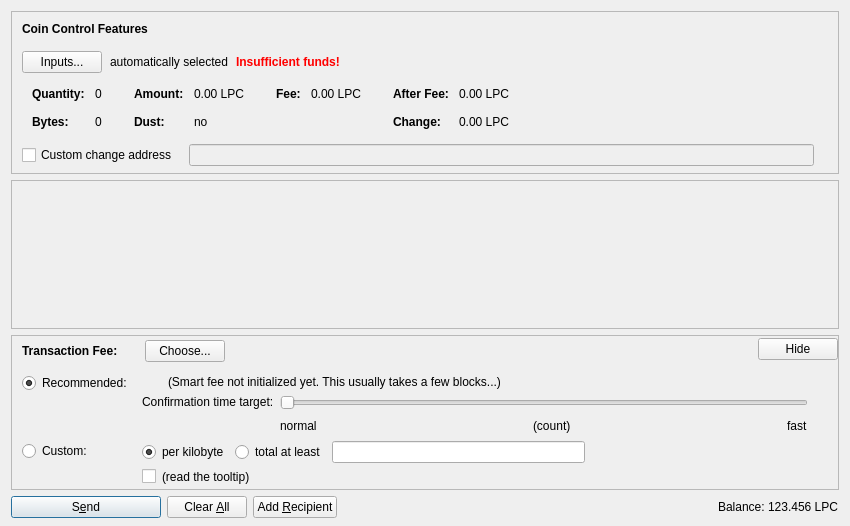
<?xml version="1.0" encoding="UTF-8"?>
<ui version="4.0">
 <class>SendCoinsDialog</class>
 <widget class="QDialog" name="SendCoinsDialog">
  <property name="geometry">
   <rect>
    <x>0</x>
    <y>0</y>
    <width>850</width>
    <height>526</height>
   </rect>
  </property>
  <property name="windowTitle">
   <string>Send Coins</string>
  </property>
  <layout class="QVBoxLayout" name="verticalLayout" stretch="0,1,0,0">
   <property name="bottomMargin">
    <number>8</number>
   </property>
   <item>
    <widget class="QFrame" name="frameCoinControl">
     <property name="sizePolicy">
      <sizepolicy hsizetype="Expanding" vsizetype="Expanding">
       <horstretch>0</horstretch>
       <verstretch>0</verstretch>
      </sizepolicy>
     </property>
     <property name="maximumSize">
      <size>
       <width>16777215</width>
       <height>16777215</height>
      </size>
     </property>
     <property name="frameShape">
      <enum>QFrame::StyledPanel</enum>
     </property>
     <property name="frameShadow">
      <enum>QFrame::Sunken</enum>
     </property>
     <layout class="QVBoxLayout" name="verticalLayoutCoinControl2">
      <property name="spacing">
       <number>0</number>
      </property>
      <property name="leftMargin">
       <number>0</number>
      </property>
      <property name="topMargin">
       <number>0</number>
      </property>
      <property name="rightMargin">
       <number>0</number>
      </property>
      <property name="bottomMargin">
       <number>6</number>
      </property>
      <item>
       <layout class="QVBoxLayout" name="verticalLayoutCoinControl" stretch="0,0,0,0,1">
        <property name="spacing">
         <number>0</number>
        </property>
        <property name="leftMargin">
         <number>10</number>
        </property>
        <property name="topMargin">
         <number>10</number>
        </property>
        <item>
         <layout class="QHBoxLayout" name="horizontalLayoutCoinControl1">
          <property name="bottomMargin">
           <number>15</number>
          </property>
          <item>
           <widget class="QLabel" name="labelCoinControlFeatures">
            <property name="sizePolicy">
             <sizepolicy hsizetype="Preferred" vsizetype="Maximum">
              <horstretch>0</horstretch>
              <verstretch>0</verstretch>
             </sizepolicy>
            </property>
            <property name="font">
             <font>
              <weight>75</weight>
              <bold>true</bold>
             </font>
            </property>
            <property name="styleSheet">
             <string notr="true">font-weight:bold;</string>
            </property>
            <property name="text">
             <string>Coin Control Features</string>
            </property>
           </widget>
          </item>
         </layout>
        </item>
        <item>
         <layout class="QHBoxLayout" name="horizontalLayoutCoinControl2" stretch="0,0,0,0">
          <property name="spacing">
           <number>8</number>
          </property>
          <property name="bottomMargin">
           <number>10</number>
          </property>
          <item>
           <widget class="QPushButton" name="pushButtonCoinControl">
            <property name="styleSheet">
             <string notr="true"/>
            </property>
            <property name="text">
             <string>Inputs...</string>
            </property>
            <property name="autoDefault">
             <bool>false</bool>
            </property>
           </widget>
          </item>
          <item>
           <widget class="QLabel" name="labelCoinControlAutomaticallySelected">
            <property name="text">
             <string>automatically selected</string>
            </property>
            <property name="margin">
             <number>5</number>
            </property>
           </widget>
          </item>
          <item>
           <widget class="QLabel" name="labelCoinControlInsuffFunds">
            <property name="font">
             <font>
              <weight>75</weight>
              <bold>true</bold>
             </font>
            </property>
            <property name="styleSheet">
             <string notr="true">color:red;font-weight:bold;</string>
            </property>
            <property name="text">
             <string>Insufficient funds!</string>
            </property>
            <property name="margin">
             <number>5</number>
            </property>
           </widget>
          </item>
          <item>
           <spacer name="horizontalSpacerCoinControl">
            <property name="orientation">
             <enum>Qt::Horizontal</enum>
            </property>
            <property name="sizeHint" stdset="0">
             <size>
              <width>40</width>
              <height>1</height>
             </size>
            </property>
           </spacer>
          </item>
         </layout>
        </item>
        <item>
         <widget class="QWidget" name="widgetCoinControl" native="true">
          <property name="sizePolicy">
           <sizepolicy hsizetype="Preferred" vsizetype="Preferred">
            <horstretch>0</horstretch>
            <verstretch>0</verstretch>
           </sizepolicy>
          </property>
          <property name="minimumSize">
           <size>
            <width>0</width>
            <height>0</height>
           </size>
          </property>
          <property name="styleSheet">
           <string notr="true"/>
          </property>
          <layout class="QHBoxLayout" name="horizontalLayoutCoinControl5">
           <property name="leftMargin">
            <number>0</number>
           </property>
           <property name="topMargin">
            <number>0</number>
           </property>
           <property name="rightMargin">
            <number>0</number>
           </property>
           <property name="bottomMargin">
            <number>0</number>
           </property>
           <item>
            <layout class="QHBoxLayout" name="horizontalLayoutCoinControl3" stretch="0,0,0,1">
             <property name="spacing">
              <number>20</number>
             </property>
             <property name="topMargin">
              <number>0</number>
             </property>
             <property name="bottomMargin">
              <number>10</number>
             </property>
             <item>
              <layout class="QFormLayout" name="formLayoutCoinControl1">
               <property name="horizontalSpacing">
                <number>10</number>
               </property>
               <property name="verticalSpacing">
                <number>14</number>
               </property>
               <property name="leftMargin">
                <number>10</number>
               </property>
               <property name="topMargin">
                <number>4</number>
               </property>
               <property name="rightMargin">
                <number>6</number>
               </property>
               <item row="0" column="0">
                <widget class="QLabel" name="labelCoinControlQuantityText">
                 <property name="font">
                  <font>
                   <weight>75</weight>
                   <bold>true</bold>
                  </font>
                 </property>
                 <property name="text">
                  <string>Quantity:</string>
                 </property>
                 <property name="margin">
                  <number>0</number>
                 </property>
                </widget>
               </item>
               <item row="0" column="1">
                <widget class="QLabel" name="labelCoinControlQuantity">
                 <property name="cursor">
                  <cursorShape>IBeamCursor</cursorShape>
                 </property>
                 <property name="contextMenuPolicy">
                  <enum>Qt::ActionsContextMenu</enum>
                 </property>
                 <property name="text">
                  <string notr="true">0</string>
                 </property>
                 <property name="margin">
                  <number>0</number>
                 </property>
                 <property name="textInteractionFlags">
                  <set>Qt::LinksAccessibleByMouse|Qt::TextSelectableByKeyboard|Qt::TextSelectableByMouse</set>
                 </property>
                </widget>
               </item>
               <item row="1" column="0">
                <widget class="QLabel" name="labelCoinControlBytesText">
                 <property name="font">
                  <font>
                   <weight>75</weight>
                   <bold>true</bold>
                  </font>
                 </property>
                 <property name="text">
                  <string>Bytes:</string>
                 </property>
                </widget>
               </item>
               <item row="1" column="1">
                <widget class="QLabel" name="labelCoinControlBytes">
                 <property name="cursor">
                  <cursorShape>IBeamCursor</cursorShape>
                 </property>
                 <property name="contextMenuPolicy">
                  <enum>Qt::ActionsContextMenu</enum>
                 </property>
                 <property name="text">
                  <string notr="true">0</string>
                 </property>
                 <property name="textInteractionFlags">
                  <set>Qt::LinksAccessibleByMouse|Qt::TextSelectableByKeyboard|Qt::TextSelectableByMouse</set>
                 </property>
                </widget>
               </item>
              </layout>
             </item>
             <item>
              <layout class="QFormLayout" name="formLayoutCoinControl2">
               <property name="horizontalSpacing">
                <number>10</number>
               </property>
               <property name="verticalSpacing">
                <number>14</number>
               </property>
               <property name="leftMargin">
                <number>6</number>
               </property>
               <property name="topMargin">
                <number>4</number>
               </property>
               <property name="rightMargin">
                <number>6</number>
               </property>
               <item row="0" column="0">
                <widget class="QLabel" name="labelCoinControlAmountText">
                 <property name="font">
                  <font>
                   <weight>75</weight>
                   <bold>true</bold>
                  </font>
                 </property>
                 <property name="text">
                  <string>Amount:</string>
                 </property>
                 <property name="margin">
                  <number>0</number>
                 </property>
                </widget>
               </item>
               <item row="0" column="1">
                <widget class="QLabel" name="labelCoinControlAmount">
                 <property name="cursor">
                  <cursorShape>IBeamCursor</cursorShape>
                 </property>
                 <property name="contextMenuPolicy">
                  <enum>Qt::ActionsContextMenu</enum>
                 </property>
                 <property name="text">
                  <string notr="true">0.00 LPC</string>
                 </property>
                 <property name="textInteractionFlags">
                  <set>Qt::LinksAccessibleByMouse|Qt::TextSelectableByKeyboard|Qt::TextSelectableByMouse</set>
                 </property>
                </widget>
               </item>
               <item row="1" column="0">
                <widget class="QLabel" name="labelCoinControlLowOutputText">
                 <property name="font">
                  <font>
                   <weight>75</weight>
                   <bold>true</bold>
                  </font>
                 </property>
                 <property name="text">
                  <string>Dust:</string>
                 </property>
                </widget>
               </item>
               <item row="1" column="1">
                <widget class="QLabel" name="labelCoinControlLowOutput">
                 <property name="cursor">
                  <cursorShape>IBeamCursor</cursorShape>
                 </property>
                 <property name="contextMenuPolicy">
                  <enum>Qt::ActionsContextMenu</enum>
                 </property>
                 <property name="text">
                  <string notr="true">no</string>
                 </property>
                 <property name="textInteractionFlags">
                  <set>Qt::LinksAccessibleByMouse|Qt::TextSelectableByKeyboard|Qt::TextSelectableByMouse</set>
                 </property>
                </widget>
               </item>
              </layout>
             </item>
             <item>
              <layout class="QFormLayout" name="formLayoutCoinControl3">
               <property name="horizontalSpacing">
                <number>10</number>
               </property>
               <property name="verticalSpacing">
                <number>14</number>
               </property>
               <property name="leftMargin">
                <number>6</number>
               </property>
               <property name="topMargin">
                <number>4</number>
               </property>
               <property name="rightMargin">
                <number>6</number>
               </property>
               <item row="0" column="0">
                <widget class="QLabel" name="labelCoinControlFeeText">
                 <property name="font">
                  <font>
                   <weight>75</weight>
                   <bold>true</bold>
                  </font>
                 </property>
                 <property name="text">
                  <string>Fee:</string>
                 </property>
                 <property name="margin">
                  <number>0</number>
                 </property>
                </widget>
               </item>
               <item row="0" column="1">
                <widget class="QLabel" name="labelCoinControlFee">
                 <property name="cursor">
                  <cursorShape>IBeamCursor</cursorShape>
                 </property>
                 <property name="contextMenuPolicy">
                  <enum>Qt::ActionsContextMenu</enum>
                 </property>
                 <property name="text">
                  <string notr="true">0.00 LPC</string>
                 </property>
                 <property name="textInteractionFlags">
                  <set>Qt::LinksAccessibleByMouse|Qt::TextSelectableByKeyboard|Qt::TextSelectableByMouse</set>
                 </property>
                </widget>
               </item>
              </layout>
             </item>
             <item>
              <layout class="QFormLayout" name="formLayoutCoinControl4">
               <property name="horizontalSpacing">
                <number>10</number>
               </property>
               <property name="verticalSpacing">
                <number>14</number>
               </property>
               <property name="leftMargin">
                <number>6</number>
               </property>
               <property name="topMargin">
                <number>4</number>
               </property>
               <property name="rightMargin">
                <number>6</number>
               </property>
               <item row="0" column="0">
                <widget class="QLabel" name="labelCoinControlAfterFeeText">
                 <property name="font">
                  <font>
                   <weight>75</weight>
                   <bold>true</bold>
                  </font>
                 </property>
                 <property name="text">
                  <string>After Fee:</string>
                 </property>
                 <property name="margin">
                  <number>0</number>
                 </property>
                </widget>
               </item>
               <item row="0" column="1">
                <widget class="QLabel" name="labelCoinControlAfterFee">
                 <property name="cursor">
                  <cursorShape>IBeamCursor</cursorShape>
                 </property>
                 <property name="contextMenuPolicy">
                  <enum>Qt::ActionsContextMenu</enum>
                 </property>
                 <property name="text">
                  <string notr="true">0.00 LPC</string>
                 </property>
                 <property name="textInteractionFlags">
                  <set>Qt::LinksAccessibleByMouse|Qt::TextSelectableByKeyboard|Qt::TextSelectableByMouse</set>
                 </property>
                </widget>
               </item>
               <item row="1" column="0">
                <widget class="QLabel" name="labelCoinControlChangeText">
                 <property name="font">
                  <font>
                   <weight>75</weight>
                   <bold>true</bold>
                  </font>
                 </property>
                 <property name="text">
                  <string>Change:</string>
                 </property>
                </widget>
               </item>
               <item row="1" column="1">
                <widget class="QLabel" name="labelCoinControlChange">
                 <property name="cursor">
                  <cursorShape>IBeamCursor</cursorShape>
                 </property>
                 <property name="contextMenuPolicy">
                  <enum>Qt::ActionsContextMenu</enum>
                 </property>
                 <property name="text">
                  <string notr="true">0.00 LPC</string>
                 </property>
                 <property name="textInteractionFlags">
                  <set>Qt::LinksAccessibleByMouse|Qt::TextSelectableByKeyboard|Qt::TextSelectableByMouse</set>
                 </property>
                </widget>
               </item>
              </layout>
             </item>
            </layout>
           </item>
          </layout>
         </widget>
        </item>
        <item>
         <layout class="QHBoxLayout" name="horizontalLayoutCoinControl4" stretch="0,0,0">
          <property name="spacing">
           <number>12</number>
          </property>
          <property name="sizeConstraint">
           <enum>QLayout::SetDefaultConstraint</enum>
          </property>
          <property name="topMargin">
           <number>5</number>
          </property>
          <property name="rightMargin">
           <number>5</number>
          </property>
          <item>
           <widget class="QCheckBox" name="checkBoxCoinControlChange">
            <property name="toolTip">
             <string>If this is activated, but the change address is empty or invalid, change will be sent to a newly generated address.</string>
            </property>
            <property name="text">
             <string>Custom change address</string>
            </property>
           </widget>
          </item>
          <item>
           <widget class="QValidatedLineEdit" name="lineEditCoinControlChange">
            <property name="enabled">
             <bool>false</bool>
            </property>
            <property name="sizePolicy">
             <sizepolicy hsizetype="Expanding" vsizetype="Fixed">
              <horstretch>0</horstretch>
              <verstretch>0</verstretch>
             </sizepolicy>
            </property>
           </widget>
          </item>
          <item>
           <widget class="QLabel" name="labelCoinControlChangeLabel">
            <property name="sizePolicy">
             <sizepolicy hsizetype="Preferred" vsizetype="Expanding">
              <horstretch>0</horstretch>
              <verstretch>0</verstretch>
             </sizepolicy>
            </property>
            <property name="minimumSize">
             <size>
              <width>0</width>
              <height>0</height>
             </size>
            </property>
            <property name="text">
             <string/>
            </property>
            <property name="margin">
             <number>3</number>
            </property>
           </widget>
          </item>
         </layout>
        </item>
        <item>
         <spacer name="verticalSpacerCoinControl">
          <property name="orientation">
           <enum>Qt::Vertical</enum>
          </property>
          <property name="sizeHint" stdset="0">
           <size>
            <width>800</width>
            <height>1</height>
           </size>
          </property>
         </spacer>
        </item>
       </layout>
      </item>
     </layout>
    </widget>
   </item>
   <item>
    <widget class="QScrollArea" name="scrollArea">
     <property name="widgetResizable">
      <bool>true</bool>
     </property>
     <widget class="QWidget" name="scrollAreaWidgetContents">
      <property name="geometry">
       <rect>
        <x>0</x>
        <y>0</y>
        <width>830</width>
        <height>104</height>
       </rect>
      </property>
      <layout class="QVBoxLayout" name="verticalLayout_2" stretch="0,1">
       <property name="leftMargin">
        <number>0</number>
       </property>
       <property name="topMargin">
        <number>0</number>
       </property>
       <property name="rightMargin">
        <number>0</number>
       </property>
       <property name="bottomMargin">
        <number>0</number>
       </property>
       <item>
        <layout class="QVBoxLayout" name="entries">
         <property name="spacing">
          <number>6</number>
         </property>
        </layout>
       </item>
       <item>
        <spacer name="verticalSpacer">
         <property name="orientation">
          <enum>Qt::Vertical</enum>
         </property>
         <property name="sizeHint" stdset="0">
          <size>
           <width>20</width>
           <height>40</height>
          </size>
         </property>
        </spacer>
       </item>
      </layout>
     </widget>
    </widget>
   </item>
   <item>
    <widget class="QFrame" name="frameFee">
     <property name="sizePolicy">
      <sizepolicy hsizetype="Expanding" vsizetype="Expanding">
       <horstretch>0</horstretch>
       <verstretch>0</verstretch>
      </sizepolicy>
     </property>
     <property name="maximumSize">
      <size>
       <width>16777215</width>
       <height>16777215</height>
      </size>
     </property>
     <property name="frameShape">
      <enum>QFrame::StyledPanel</enum>
     </property>
     <property name="frameShadow">
      <enum>QFrame::Sunken</enum>
     </property>
     <layout class="QVBoxLayout" name="verticalLayoutFee1">
      <property name="spacing">
       <number>0</number>
      </property>
      <property name="leftMargin">
       <number>0</number>
      </property>
      <property name="topMargin">
       <number>0</number>
      </property>
      <property name="rightMargin">
       <number>0</number>
      </property>
      <property name="bottomMargin">
       <number>0</number>
      </property>
      <item>
       <layout class="QVBoxLayout" name="verticalLayoutFee2" stretch="0,0,0">
        <property name="spacing">
         <number>0</number>
        </property>
        <property name="leftMargin">
         <number>10</number>
        </property>
        <property name="topMargin">
         <number>0</number>
        </property>
        <item>
         <layout class="QHBoxLayout" name="horizontalLayoutFee1">
          <property name="bottomMargin">
           <number>0</number>
          </property>
          <item>
           <layout class="QVBoxLayout" name="verticalLayoutFee7">
            <property name="spacing">
             <number>0</number>
            </property>
            <item>
             <spacer name="verticalSpacerSmartFee">
              <property name="orientation">
               <enum>Qt::Vertical</enum>
              </property>
              <property name="sizeType">
               <enum>QSizePolicy::Fixed</enum>
              </property>
              <property name="sizeHint" stdset="0">
               <size>
                <width>1</width>
                <height>4</height>
               </size>
              </property>
             </spacer>
            </item>
            <item>
             <layout class="QHBoxLayout" name="horizontalLayoutSmartFee">
              <property name="spacing">
               <number>10</number>
              </property>
              <item>
               <widget class="QLabel" name="labelFeeHeadline">
                <property name="sizePolicy">
                 <sizepolicy hsizetype="Preferred" vsizetype="Maximum">
                  <horstretch>0</horstretch>
                  <verstretch>0</verstretch>
                 </sizepolicy>
                </property>
                <property name="font">
                 <font>
                  <weight>75</weight>
                  <bold>true</bold>
                 </font>
                </property>
                <property name="styleSheet">
                 <string notr="true">font-weight:bold;</string>
                </property>
                <property name="text">
                 <string>Transaction Fee:</string>
                </property>
               </widget>
              </item>
              <item>
               <widget class="QLabel" name="labelFeeMinimized">
                <property name="text">
                 <string/>
                </property>
               </widget>
              </item>
              <item>
               <widget class="QPushButton" name="buttonChooseFee">
                <property name="text">
                 <string>Choose...</string>
                </property>
               </widget>
              </item>
             </layout>
            </item>
            <item>
             <spacer name="verticalSpacer_5">
              <property name="orientation">
               <enum>Qt::Vertical</enum>
              </property>
              <property name="sizeHint" stdset="0">
               <size>
                <width>1</width>
                <height>1</height>
               </size>
              </property>
             </spacer>
            </item>
           </layout>
          </item>
          <item>
           <spacer name="horizontalSpacer_4">
            <property name="orientation">
             <enum>Qt::Horizontal</enum>
            </property>
            <property name="sizeHint" stdset="0">
             <size>
              <width>40</width>
              <height>20</height>
             </size>
            </property>
           </spacer>
          </item>
          <item>
           <widget class="QPushButton" name="buttonMinimizeFee">
            <property name="toolTip">
             <string>collapse fee-settings</string>
            </property>
            <property name="text">
             <string>Hide</string>
            </property>
           </widget>
          </item>
         </layout>
        </item>
        <item>
         <widget class="QFrame" name="frameFeeSelection">
          <layout class="QVBoxLayout" name="verticalLayoutFee12">
           <property name="spacing">
            <number>0</number>
           </property>
           <property name="leftMargin">
            <number>0</number>
           </property>
           <property name="topMargin">
            <number>0</number>
           </property>
           <property name="rightMargin">
            <number>0</number>
           </property>
           <property name="bottomMargin">
            <number>0</number>
           </property>
           <item>
            <layout class="QGridLayout" name="gridLayoutFee">
             <property name="topMargin">
              <number>10</number>
             </property>
             <property name="bottomMargin">
              <number>4</number>
             </property>
             <property name="horizontalSpacing">
              <number>10</number>
             </property>
             <property name="verticalSpacing">
              <number>4</number>
             </property>
             <item row="1" column="1">
              <layout class="QVBoxLayout" name="verticalLayoutFee8">
               <property name="spacing">
                <number>6</number>
               </property>
               <item>
                <layout class="QHBoxLayout" name="horizontalLayoutFee13">
                 <item>
                  <widget class="QRadioButton" name="radioCustomPerKilobyte">
                   <property name="toolTip">
                    <string>If the custom fee is set to 1000 satoshis and the transaction is only 250 bytes, then &quot;per kilobyte&quot; only pays 250 satoshis in fee, while &quot;total at least&quot; pays 1000 satoshis. For transactions bigger than a kilobyte both pay by kilobyte.</string>
                   </property>
                   <property name="text">
                    <string>per kilobyte</string>
                   </property>
                   <property name="checked">
                    <bool>true</bool>
                   </property>
                   <attribute name="buttonGroup">
                    <string notr="true">groupCustomFee</string>
                   </attribute>
                  </widget>
                 </item>
                 <item>
                  <widget class="QRadioButton" name="radioCustomAtLeast">
                   <property name="toolTip">
                    <string>If the custom fee is set to 1000 satoshis and the transaction is only 250 bytes, then &quot;per kilobyte&quot; only pays 250 satoshis in fee, while &quot;total at least&quot; pays 1000 satoshis. For transactions bigger than a kilobyte both pay by kilobyte.</string>
                   </property>
                   <property name="text">
                    <string>total at least</string>
                   </property>
                   <attribute name="buttonGroup">
                    <string notr="true">groupCustomFee</string>
                   </attribute>
                  </widget>
                 </item>
                 <item>
                  <widget class="BitcoinAmountField" name="customFee"/>
                 </item>
                 <item>
                  <spacer name="horizontalSpacer_6">
                   <property name="orientation">
                    <enum>Qt::Horizontal</enum>
                   </property>
                   <property name="sizeHint" stdset="0">
                    <size>
                     <width>1</width>
                     <height>1</height>
                    </size>
                   </property>
                  </spacer>
                 </item>
                </layout>
               </item>
               <item>
                <layout class="QHBoxLayout" name="horizontalLayoutFee8">
                 <item>
                  <widget class="QCheckBox" name="checkBoxMinimumFee">
                   <property name="toolTip">
                    <string>Paying only the minimum fee is just fine as long as there is less transaction volume than space in the blocks. But be aware that this can end up in a never confirming transaction once there is more demand for bitcoin transactions than the network can process.</string>
                   </property>
                   <property name="text">
                    <string/>
                   </property>
                  </widget>
                 </item>
                 <item>
                  <widget class="QLabel" name="labelMinFeeWarning">
                   <property name="enabled">
                    <bool>true</bool>
                   </property>
                   <property name="toolTip">
                    <string>Paying only the minimum fee is just fine as long as there is less transaction volume than space in the blocks. But be aware that this can end up in a never confirming transaction once there is more demand for bitcoin transactions than the network can process.</string>
                   </property>
                   <property name="text">
                    <string>(read the tooltip)</string>
                   </property>
                   <property name="margin">
                    <number>5</number>
                   </property>
                  </widget>
                 </item>
                 <item>
                  <spacer name="horizontalSpacer_2">
                   <property name="orientation">
                    <enum>Qt::Horizontal</enum>
                   </property>
                   <property name="sizeHint" stdset="0">
                    <size>
                     <width>1</width>
                     <height>1</height>
                    </size>
                   </property>
                  </spacer>
                 </item>
                </layout>
               </item>
              </layout>
             </item>
             <item row="0" column="0">
              <layout class="QVBoxLayout" name="verticalLayoutFee4" stretch="0,1">
               <item>
                <widget class="QRadioButton" name="radioSmartFee">
                 <property name="text">
                  <string>Recommended:</string>
                 </property>
                 <property name="checked">
                  <bool>true</bool>
                 </property>
                 <attribute name="buttonGroup">
                  <string notr="true">groupFee</string>
                 </attribute>
                </widget>
               </item>
               <item>
                <spacer name="verticalSpacer_2">
                 <property name="orientation">
                  <enum>Qt::Vertical</enum>
                 </property>
                 <property name="sizeHint" stdset="0">
                  <size>
                   <width>1</width>
                   <height>1</height>
                  </size>
                 </property>
                </spacer>
               </item>
              </layout>
             </item>
             <item row="1" column="0">
              <layout class="QVBoxLayout" name="verticalLayoutFee9" stretch="0,1">
               <item>
                <widget class="QRadioButton" name="radioCustomFee">
                 <property name="text">
                  <string>Custom:</string>
                 </property>
                 <attribute name="buttonGroup">
                  <string notr="true">groupFee</string>
                 </attribute>
                </widget>
               </item>
               <item>
                <spacer name="verticalSpacer_6">
                 <property name="orientation">
                  <enum>Qt::Vertical</enum>
                 </property>
                 <property name="sizeHint" stdset="0">
                  <size>
                   <width>1</width>
                   <height>1</height>
                  </size>
                 </property>
                </spacer>
               </item>
              </layout>
             </item>
             <item row="0" column="1">
              <layout class="QVBoxLayout" name="verticalLayoutFee3" stretch="0,0,1">
               <property name="spacing">
                <number>6</number>
               </property>
               <property name="topMargin">
                <number>2</number>
               </property>
               <item>
                <layout class="QHBoxLayout" name="horizontalLayoutFee12">
                 <item>
                  <widget class="QLabel" name="labelSmartFee">
                   <property name="text">
                    <string/>
                   </property>
                   <property name="margin">
                    <number>2</number>
                   </property>
                  </widget>
                 </item>
                 <item>
                  <widget class="QLabel" name="labelFeeEstimation">
                   <property name="text">
                    <string/>
                   </property>
                  </widget>
                 </item>
                 <item>
                  <widget class="QLabel" name="labelSmartFee2">
                   <property name="text">
                    <string>(Smart fee not initialized yet. This usually takes a few blocks...)</string>
                   </property>
                   <property name="margin">
                    <number>2</number>
                   </property>
                  </widget>
                 </item>
                 <item>
                  <spacer name="horizontalSpacer_5">
                   <property name="orientation">
                    <enum>Qt::Horizontal</enum>
                   </property>
                   <property name="sizeHint" stdset="0">
                    <size>
                     <width>1</width>
                     <height>1</height>
                    </size>
                   </property>
                  </spacer>
                 </item>
                </layout>
               </item>
               <item>
                <layout class="QHBoxLayout" name="horizontalLayoutFee9">
                 <item>
                  <layout class="QVBoxLayout" name="verticalLayoutFee6">
                   <item>
                    <widget class="QLabel" name="labelSmartFee3">
                     <property name="text">
                      <string>Confirmation time target:</string>
                     </property>
                     <property name="margin">
                      <number>2</number>
                     </property>
                    </widget>
                   </item>
                   <item>
                    <spacer name="verticalSpacer_3">
                     <property name="orientation">
                      <enum>Qt::Vertical</enum>
                     </property>
                     <property name="sizeHint" stdset="0">
                      <size>
                       <width>1</width>
                       <height>1</height>
                      </size>
                     </property>
                    </spacer>
                   </item>
                  </layout>
                 </item>
                 <item>
                  <layout class="QVBoxLayout" name="verticalLayoutFee5">
                   <property name="rightMargin">
                    <number>30</number>
                   </property>
                   <item>
                    <widget class="QSlider" name="sliderSmartFee">
                     <property name="minimum">
                      <number>0</number>
                     </property>
                     <property name="maximum">
                      <number>23</number>
                     </property>
                     <property name="pageStep">
                      <number>1</number>
                     </property>
                     <property name="value">
                      <number>0</number>
                     </property>
                     <property name="orientation">
                      <enum>Qt::Horizontal</enum>
                     </property>
                     <property name="invertedAppearance">
                      <bool>false</bool>
                     </property>
                     <property name="invertedControls">
                      <bool>false</bool>
                     </property>
                     <property name="tickPosition">
                      <enum>QSlider::NoTicks</enum>
                     </property>
                    </widget>
                   </item>
                   <item>
                    <layout class="QHBoxLayout" name="horizontalLayoutFee10">
                     <item>
                      <widget class="QLabel" name="labelSmartFeeNormal">
                       <property name="text">
                        <string>normal</string>
                       </property>
                      </widget>
                     </item>
                     <item>
                      <spacer name="horizontalSpacer_7">
                       <property name="orientation">
                        <enum>Qt::Horizontal</enum>
                       </property>
                       <property name="sizeHint" stdset="0">
                        <size>
                         <width>40</width>
                         <height>20</height>
                        </size>
                       </property>
                      </spacer>
                     </item>
                     <item>
                      <widget class="QLabel" name="confirmationTargetLabel">
                       <property name="text">
                        <string notr="true">(count)</string>
                       </property>
                      </widget>
                     </item>
                     <item>
                      <spacer name="horizontalSpacer_3">
                       <property name="orientation">
                        <enum>Qt::Horizontal</enum>
                       </property>
                       <property name="sizeHint" stdset="0">
                        <size>
                         <width>40</width>
                         <height>20</height>
                        </size>
                       </property>
                      </spacer>
                     </item>
                     <item>
                      <widget class="QLabel" name="labelSmartFeeFast">
                       <property name="text">
                        <string>fast</string>
                       </property>
                      </widget>
                     </item>
                    </layout>
                   </item>
                  </layout>
                 </item>
                </layout>
               </item>
               <item>
                <spacer name="verticalSpacer_4">
                 <property name="orientation">
                  <enum>Qt::Vertical</enum>
                 </property>
                 <property name="sizeHint" stdset="0">
                  <size>
                   <width>1</width>
                   <height>1</height>
                  </size>
                 </property>
                </spacer>
               </item>
              </layout>
             </item>
            </layout>
           </item>
          </layout>
         </widget>
        </item>
        <item>
         <spacer name="verticalSpacerFee">
          <property name="orientation">
           <enum>Qt::Vertical</enum>
          </property>
          <property name="sizeHint" stdset="0">
           <size>
            <width>800</width>
            <height>1</height>
           </size>
          </property>
         </spacer>
        </item>
       </layout>
      </item>
     </layout>
    </widget>
   </item>
   <item>
    <layout class="QHBoxLayout" name="horizontalLayout">
     <item>
      <widget class="QPushButton" name="sendButton">
       <property name="minimumSize">
        <size>
         <width>150</width>
         <height>0</height>
        </size>
       </property>
       <property name="toolTip">
        <string>Confirm the send action</string>
       </property>
       <property name="text">
        <string>S&amp;end</string>
       </property>
       <property name="icon">
        <iconset resource="../bitcoin.qrc">
         <normaloff>:/icons/send</normaloff>:/icons/send</iconset>
       </property>
       <property name="autoDefault">
        <bool>false</bool>
       </property>
       <property name="default">
        <bool>true</bool>
       </property>
      </widget>
     </item>
     <item>
      <widget class="QPushButton" name="clearButton">
       <property name="sizePolicy">
        <sizepolicy hsizetype="Minimum" vsizetype="Fixed">
         <horstretch>0</horstretch>
         <verstretch>0</verstretch>
        </sizepolicy>
       </property>
       <property name="toolTip">
        <string>Clear all fields of the form.</string>
       </property>
       <property name="text">
        <string>Clear &amp;All</string>
       </property>
       <property name="icon">
        <iconset resource="../bitcoin.qrc">
         <normaloff>:/icons/remove</normaloff>:/icons/remove</iconset>
       </property>
       <property name="autoDefault">
        <bool>false</bool>
       </property>
      </widget>
     </item>
     <item>
      <widget class="QPushButton" name="addButton">
       <property name="toolTip">
        <string>Send to multiple recipients at once</string>
       </property>
       <property name="text">
        <string>Add &amp;Recipient</string>
       </property>
       <property name="icon">
        <iconset resource="../bitcoin.qrc">
         <normaloff>:/icons/add</normaloff>:/icons/add</iconset>
       </property>
       <property name="autoDefault">
        <bool>false</bool>
       </property>
      </widget>
     </item>
     <item>
      <spacer name="horizontalSpacer">
       <property name="orientation">
        <enum>Qt::Horizontal</enum>
       </property>
       <property name="sizeHint" stdset="0">
        <size>
         <width>40</width>
         <height>20</height>
        </size>
       </property>
      </spacer>
     </item>
     <item>
      <layout class="QHBoxLayout" name="horizontalLayout_2">
       <property name="spacing">
        <number>3</number>
       </property>
       <item>
        <widget class="QLabel" name="label">
         <property name="sizePolicy">
          <sizepolicy hsizetype="Preferred" vsizetype="Fixed">
           <horstretch>0</horstretch>
           <verstretch>0</verstretch>
          </sizepolicy>
         </property>
         <property name="text">
          <string>Balance:</string>
         </property>
        </widget>
       </item>
       <item>
        <widget class="QLabel" name="labelBalance">
         <property name="sizePolicy">
          <sizepolicy hsizetype="Preferred" vsizetype="Fixed">
           <horstretch>0</horstretch>
           <verstretch>0</verstretch>
          </sizepolicy>
         </property>
         <property name="cursor">
          <cursorShape>IBeamCursor</cursorShape>
         </property>
         <property name="text">
          <string notr="true">123.456 LPC</string>
         </property>
         <property name="textInteractionFlags">
          <set>Qt::LinksAccessibleByMouse|Qt::TextSelectableByKeyboard|Qt::TextSelectableByMouse</set>
         </property>
        </widget>
       </item>
      </layout>
     </item>
    </layout>
   </item>
  </layout>
 </widget>
 <customwidgets>
  <customwidget>
   <class>QValidatedLineEdit</class>
   <extends>QLineEdit</extends>
   <header>qvalidatedlineedit.h</header>
  </customwidget>
  <customwidget>
   <class>BitcoinAmountField</class>
   <extends>QLineEdit</extends>
   <header>bitcoinamountfield.h</header>
   <container>1</container>
  </customwidget>
 </customwidgets>
 <resources>
  <include location="../bitcoin.qrc"/>
 </resources>
 <connections/>
 <buttongroups>
  <buttongroup name="groupFee"/>
  <buttongroup name="groupCustomFee"/>
 </buttongroups>
</ui>
